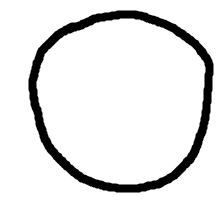
%> input picture imagens/manuais/circle/circle-manual-0.png, 224 x 224 px; its folder holds only this picture in this run; the run also reads 1 picture not shown here
$ octave alineaD.m   (GNU Octave 9; MATLAB toolbox functions it lacks are replaced by stand-ins)
%> lines starting %> are read from the running program, lines starting %| are printed output that depends on the picture; in (x1, y1, x2, y2) boxes, pixels count from 0 and x2, y2 are one past the last pixel; in counts of white or black regions, pixels touching at a corner belong together; the program's own positions count from 1
### process_images.m
function [input, size] = process_images(folder)
%> called with folder = 'imagens/manuais/*/*.png'

directory = dir(folder);
size = length(directory);

for i = 1 : length(directory)
    % Lê a imagem
    img = imread(append(directory(i).folder, "/", directory(i).name));
%> img is the input picture: size 224x224x3 uint8; min 0, max 255, mean 230.9
    img = img(:,:,1);
%> img: size 224x224 uint8

    % Redimensiona a imagem para 32px por 32px
    img = imresize(img, [32, 32]);
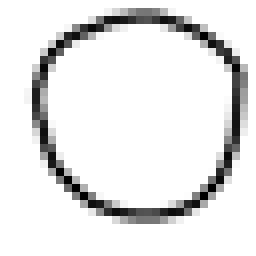
%> img: size 32x32 uint8 (shown 8 times larger); min 0, max 255, mean 229.9

    % Converte a imagem para uma matriz binária
    img = imbinarize(img);
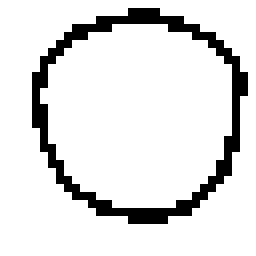
%> img: size 32x32 logical (shown 8 times larger); 88.3% white; black in thin lines or dots, all inside (x1, y1, x2, y2) = (4, 1, 31, 28)

    % Transforma a matriz numa coluna
    img = img(:);
%> img = 1024 logical values, 904 true

    % Adiciona a coluna aos dados
    input(:, i) = img;
end
%> pass 2 of the loop in process_images, `for i = 1 : length(directory)`:
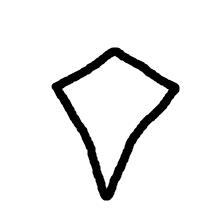
%> input picture imagens/manuais/kite/kite-manual-0.png, 224 x 224 px
%> in process_images, img is the input picture: size 224x224x3 uint8; min 0, max 255, mean 237.9
%> in process_images, `img = imresize(img, [32, 32]);`:
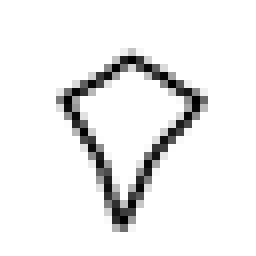
%> img: size 32x32 uint8 (shown 8 times larger); min 0, max 255, mean 237.3
%> in process_images, `img = imbinarize(img);`:
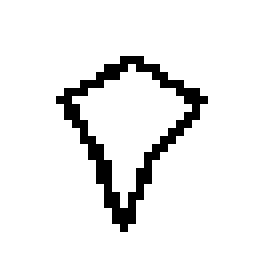
%> img: size 32x32 logical (shown 8 times larger); 91.8% white; black in thin lines or dots, all inside (x1, y1, x2, y2) = (7, 7, 26, 29)
%> in process_images, `img = img(:);`: img = 1024 logical values, 940 true
%> pass 3 of the loop in process_images, `for i = 1 : length(directory)`:
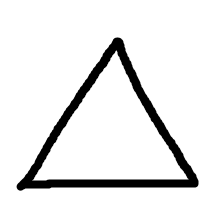
%> input picture imagens/manuais/triangle/triangle-manual-0.png, 224 x 224 px
%> in process_images, img is the input picture: size 224x224x3 uint8; min 0, max 255, mean 233.5
%> in process_images, `img = imresize(img, [32, 32]);`:
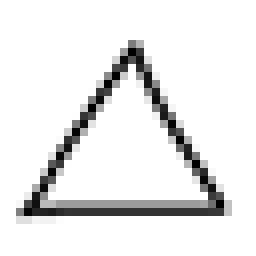
%> img: size 32x32 uint8 (shown 8 times larger); min 0, max 255, mean 232.8
%> in process_images, `img = imbinarize(img);`:
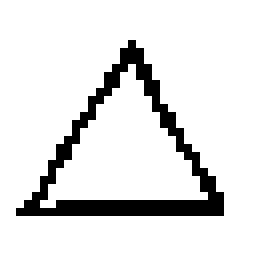
%> img: size 32x32 logical (shown 8 times larger); 88.6% white; black in thin lines or dots, all inside (x1, y1, x2, y2) = (2, 5, 28, 27)
%> in process_images, `img = img(:);`: img = 1024 logical values, 907 true

end

### alineaD.m
folder = "imagens/manuais/*/*.png";
image = "imagens/manuais/triangle/triangle-manual-0.png";
shapeLabel = ["Círculo" "Papagaio" "Paralelogramo" "Quadrado" "Trapézio" "Triângulo"];
shapeLabel = shapeLabel.';
input = process_images(folder);
%> input = 1024 rows, first 12: [true true true; true true true; true true true; true true true; true true true; true true true; true true true; true true true; true true true; true true true; true true true; true true true]
image = process_images(image);
%> image = 1024 logical values, 907 true

load("best_nn_c.mat", "net");

%> (the run ends here)
